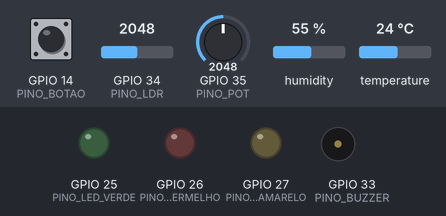
The sketch below on a simulated ESP32. Shown: output pins drawn as LEDs (lit = HIGH), buzzer (waves = sounding, pin HIGH). The inputs (shaded band) are chosen by the test bench; at power-on: temperature 24 °C, GPIO 34 (PINO_LDR) = 2048, GPIO 35 (PINO_POT) = 2048, GPIO 14 (PINO_BOTAO) HIGH, humidity 55 %. WiFi joins after 1.5 s; servers stay silent unless stated; random numbers use the default seed unless the sketch sets one; no MQTT or app messages arrive unless stated; what the sketch prints to the serial monitor is not drawn.

Above: at 0.1 s.
At 2.7 s:
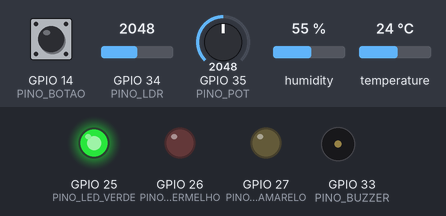
2.8 s: temperature set to 33 °C
6.5 s: GPIO 34 (PINO_LDR) set to 1228
16.6 s: GPIO 35 (PINO_POT) set to 3040
28.8 s: GPIO 14 (PINO_BOTAO) pulled LOW for 0.15 s
30.4 s: GPIO 14 (PINO_BOTAO) pulled LOW for 1 s
32.9 s: temperature set to 12 °C
At 66.7 s:
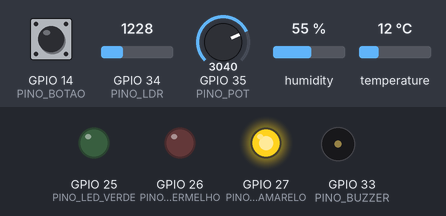
Timing chart, 0 to 82.2 s (numbered marks = the images above; inputs shaded):
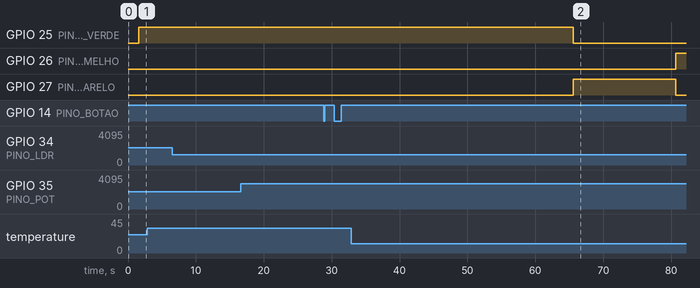

The sketch:

mindbreak.ino
```cpp
#include <WiFi.h>
#include <PubSubClient.h>
#include "DHTesp.h"

// Pinos usados no projeto
#define PINO_LED_VERDE      25
#define PINO_LED_AMARELO    27
#define PINO_LED_VERMELHO   26
#define PINO_BUZZER         33
#define PINO_BOTAO          14

#define PINO_LDR            34
#define PINO_POT            35
#define PINO_DHT            15

// Score do foco
int score = 100;

// Controle de tempo para atualizar o score
unsigned long ultimoUpdateScore = 0;
const unsigned long INTERVALO_SCORE_MS = 5000;

// Controle do botão (pausa)
unsigned long ultimoTempoPausa = 0;
bool ultimoEstadoBotao = HIGH;

// Limites usados pra penalizar
const unsigned long LIMITE_SEM_PAUSA_SEG = 30;
const float TEMP_LIMITE_ALTA = 28.0;
const int LDR_LIMITE_ESCURO  = 2000;
const int RUIDO_LIMITE_ALTO  = 3000;

DHTesp dht;

// WiFi/MQTT do Wokwi
const char* WIFI_SSID = "Wokwi-GUEST";
const char* WIFI_PASS = "";

const char* MQTT_BROKER = "test.mosquitto.org";
const int   MQTT_PORT   = 1883;

const char* MQTT_TOPIC_SENSOR = "mindbreak/sensor";
const char* MQTT_TOPIC_ALERTA = "mindbreak/alerta";

WiFiClient espClient;
PubSubClient mqttClient(espClient);

// Conecta no WiFi do Wokwi
void conectaWiFi() {
  Serial.print("Conectando ao WiFi ");
  Serial.print(WIFI_SSID);
  WiFi.begin(WIFI_SSID, WIFI_PASS);

  while (WiFi.status() != WL_CONNECTED) {
    delay(500);
    Serial.print(".");
  }

  Serial.println("\nWiFi conectado!");
  Serial.print("IP: ");
  Serial.println(WiFi.localIP());
}

// Conecta no broker MQTT
void conectaMQTT() {
  while (!mqttClient.connected()) {
    Serial.print("Conectando ao broker MQTT...");
    String clientId = "MindBreak-" + String(random(0xffff), HEX);

    if (mqttClient.connect(clientId.c_str())) {
      Serial.println("conectado!");
    } else {
      Serial.print("falha (rc=");
      Serial.print(mqttClient.state());
      Serial.println("), tentando de novo...");
      delay(2000);
    }
  }
}

void setup() {
  Serial.begin(115200);

  pinMode(PINO_LED_VERDE, OUTPUT);
  pinMode(PINO_LED_AMARELO, OUTPUT);
  pinMode(PINO_LED_VERMELHO, OUTPUT);
  pinMode(PINO_BUZZER, OUTPUT);

  pinMode(PINO_BOTAO, INPUT_PULLUP);

  dht.setup(PINO_DHT, DHTesp::DHT22);

  ultimoTempoPausa = millis();

  conectaWiFi();
  mqttClient.setServer(MQTT_BROKER, MQTT_PORT);
  conectaMQTT();

  Serial.println("Mind Break iniciado!");
}

void loop() {
  if (!mqttClient.connected()) conectaMQTT();
  mqttClient.loop();

  unsigned long agora = millis();

  // Detecta clique do botão
  bool estadoBotao = (digitalRead(PINO_BOTAO) == LOW);
  if (estadoBotao && !ultimoEstadoBotao) {
    ultimoTempoPausa = agora;
    score = 100; // reset total do score
    Serial.println(">>> Pausa registrada (score voltou pra 100)");
  }
  ultimoEstadoBotao = estadoBotao;

  // Atualiza o score a cada 5s
  if (agora - ultimoUpdateScore >= INTERVALO_SCORE_MS) {
    ultimoUpdateScore = agora;

    TempAndHumidity clima = dht.getTempAndHumidity();
    bool dhtOk = !(isnan(clima.temperature) || isnan(clima.humidity));

    int luz = analogRead(PINO_LDR);
    int ruido = analogRead(PINO_POT);

    unsigned long tempoSemPausa_seg = (agora - ultimoTempoPausa) / 1000;

    int scoreAntes = score;
    int delta = 0;

    if (dhtOk && clima.temperature > TEMP_LIMITE_ALTA) delta -= 3;
    if (luz < LDR_LIMITE_ESCURO) delta -= 2;
    if (ruido > RUIDO_LIMITE_ALTO) delta -= 3;
    if (tempoSemPausa_seg > LIMITE_SEM_PAUSA_SEG) delta -= 5;

    // Recupera um pouco se tudo estiver ok
    if (delta == 0 && score < 100) {
      bool tempOk = (!dhtOk) || (clima.temperature <= TEMP_LIMITE_ALTA);
      bool luzOk = (luz >= LDR_LIMITE_ESCURO);
      bool ruidoOk = (ruido <= RUIDO_LIMITE_ALTO);
      bool pausaOk = (tempoSemPausa_seg <= LIMITE_SEM_PAUSA_SEG);

      if (tempOk && luzOk && ruidoOk && pausaOk) delta += 1;
    }

    score += delta;
    if (score < 0) score = 0;
    if (score > 100) score = 100;

    // Debug pra explicar o que aconteceu
    Serial.println("------ CICLO SCORE ------");

    if (dhtOk) {
      Serial.print("Temperatura: ");
      Serial.print(clima.temperature);
      Serial.print(" °C");
      Serial.println(clima.temperature > TEMP_LIMITE_ALTA ? "  (alta)" : "  (ok)");
    }

    Serial.print("Luz (LDR): ");
    Serial.print(luz);
    Serial.println(luz < LDR_LIMITE_ESCURO ? "  (escuro)" : "  (ok)");

    Serial.print("Ruído: ");
    Serial.print(ruido);
    Serial.println(ruido > RUIDO_LIMITE_ALTO ? "  (alto)" : "  (ok)");

    Serial.print("Tempo sem pausa: ");
    Serial.print(tempoSemPausa_seg);
    Serial.println(tempoSemPausa_seg > LIMITE_SEM_PAUSA_SEG ? "  (muito tempo)" : "  (ok)");

    Serial.print("Score anterior: ");
    Serial.println(scoreAntes);
    Serial.print("Variação: ");
    Serial.println(delta);
    Serial.print("Score novo: ");
    Serial.println(score);
    Serial.println("-------------------------\n");

    // Monta JSON para o MQTT
    const char* alerta;
    if (score >= 70) alerta = "OK";
    else if (score >= 40) alerta = "ATENCAO";
    else alerta = "CRITICO";

    char payload[256];
    if (dhtOk) {
      snprintf(payload, sizeof(payload),
        "{ \"temperatura\": %.2f, \"luz\": %d, \"ruido\": %d, \"tempoSemPausa\": %lu, \"score\": %d, \"alerta\": \"%s\" }",
        clima.temperature, luz, ruido, tempoSemPausa_seg, score, alerta
      );
    } else {
      snprintf(payload, sizeof(payload),
        "{ \"temperatura\": null, \"luz\": %d, \"ruido\": %d, \"tempoSemPausa\": %lu, \"score\": %d, \"alerta\": \"%s\" }",
        luz, ruido, tempoSemPausa_seg, score, alerta
      );
    }

    mqttClient.publish(MQTT_TOPIC_SENSOR, payload);

    if (score < 40) {
      mqttClient.publish(MQTT_TOPIC_ALERTA, "ALERTA: score baixo, sugerir pausa");
    }
  }

  // LEDs pelo nível do score
  digitalWrite(PINO_LED_VERDE,   score >= 70);
  digitalWrite(PINO_LED_AMARELO, score >= 40 && score < 70);
  digitalWrite(PINO_LED_VERMELHO, score < 40);

  // Buzzer só no caso crítico
  digitalWrite(PINO_BUZZER, score < 20);

  delay(50);
}
```

Measured:
- after the input at 2.8 s, every drawn part: stays the same
- after the input at 6.5 s, every drawn part: stays the same
- after the input at 16.6 s, every drawn part: stays the same
- after the input at 28.8 s, every drawn part: stays the same
- after the input at 30.4 s, every drawn part: stays the same
